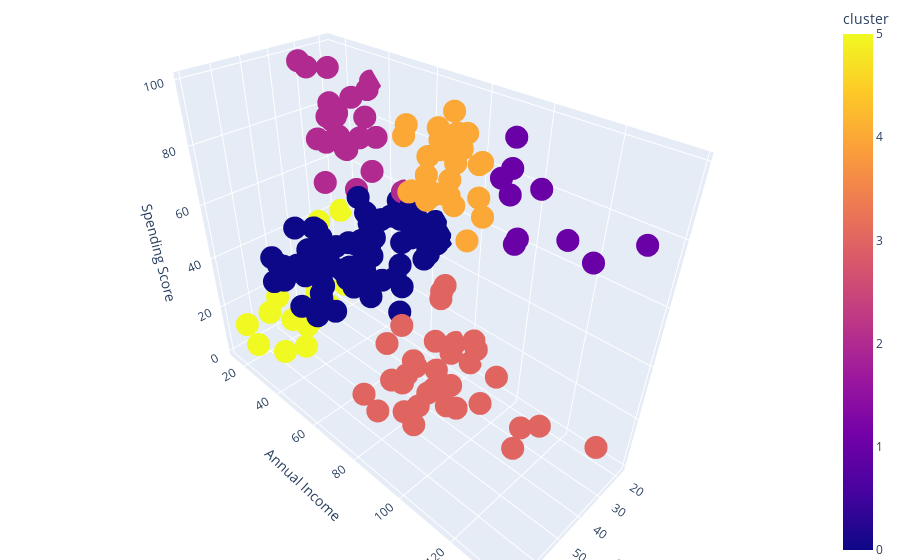

The notebook cell saved with this chart:
### Code cell
import plotly.express as px

hover_data = df2.columns
visualize3DKmeans(df2, columns, hover_data, cluster)

### Figure 1 — Plotly figure (JSON) as saved in the notebook; plotly's stock layout.template omitted (floating-point values rounded to 4 significant figures; data arrays with more than 128 entries replaced by an {"elided": "..."} marker saying what was removed)
{"data": [{"customdata": {"elided": "200x2 int values"}, "hovertemplate": "Age=%{x}<br>Annual Income=%{y}<br>Spending Score=%{z}<br>CustomerId=%{customdata[0]}<br>cluster=%{marker.color}<extra></extra>", "legendgroup": "", "marker": {"color": {"elided": "200 int values"}, "coloraxis": "coloraxis", "symbol": "circle"}, "mode": "markers", "name": "", "scene": "scene", "showlegend": false, "type": "scatter3d", "x": {"elided": "200 int values"}, "y": {"elided": "200 int values"}, "z": {"elided": "200 int values"}}], "layout": {"coloraxis": {"colorbar": {"title": {"text": "cluster"}}, "colorscale": [[0, "#0d0887"], [0.1111, "#46039f"], [0.2222, "#7201a8"], [0.3333, "#9c179e"], [0.4444, "#bd3786"], [0.5556, "#d8576b"], [0.6667, "#ed7953"], [0.7778, "#fb9f3a"], [0.8889, "#fdca26"], [1, "#f0f921"]]}, "legend": {"tracegroupgap": 0}, "margin": {"b": 0, "l": 0, "r": 0, "t": 0}, "scene": {"domain": {"x": [0, 1], "y": [0, 1]}, "xaxis": {"title": {"text": "Age"}}, "yaxis": {"title": {"text": "Annual Income"}}, "zaxis": {"title": {"text": "Spending Score"}}}}}
